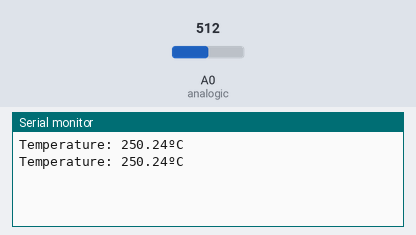
The sketch below on a simulated Arduino Uno, built with avr-gcc and run on an emulated ATmega328P. On the bench: the last lines printed to the serial monitor. The test bench sets the inputs (shaded band); at power-on: A0 (analogic) = 512.

Above: at 4.3 s.
4.4 s: A0 (analogic) set to 716
At 8.2 s:
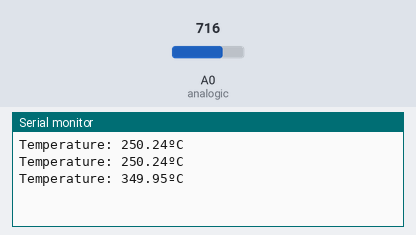
8.9 s: A0 (analogic) set to 900
At 10.9 s:
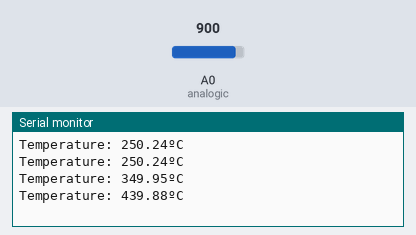
Timing chart, 0 to 12.4 s (numbered marks = the images above; inputs shaded):
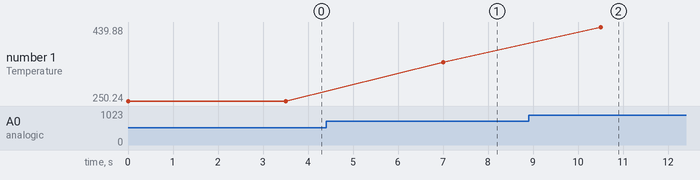

Measured:
- after the input at 4.4 s, the serial monitor: prints a new line after 2.6 s (image 1)
- after the input at 8.9 s, the serial monitor: prints a new line after 1.6 s (image 2)
- plotted number 1: 250.24 → 349.95 after the input at 4.4 s, 349.95 → 439.88 after the input at 8.9 s

The sketch:

sketch_may17a.ino
```cpp
#define analogic A0
float temp;

void setup() {
  Serial.begin(9600);
  pinMode(analogic, INPUT);
}

void loop() {
  temp = (float(analogRead(analogic))*5/(1023))/0.01;
  Serial.print("Temperature: ");
  Serial.print(temp);
  Serial.println("ºC");
  delay(3500);
}
```
